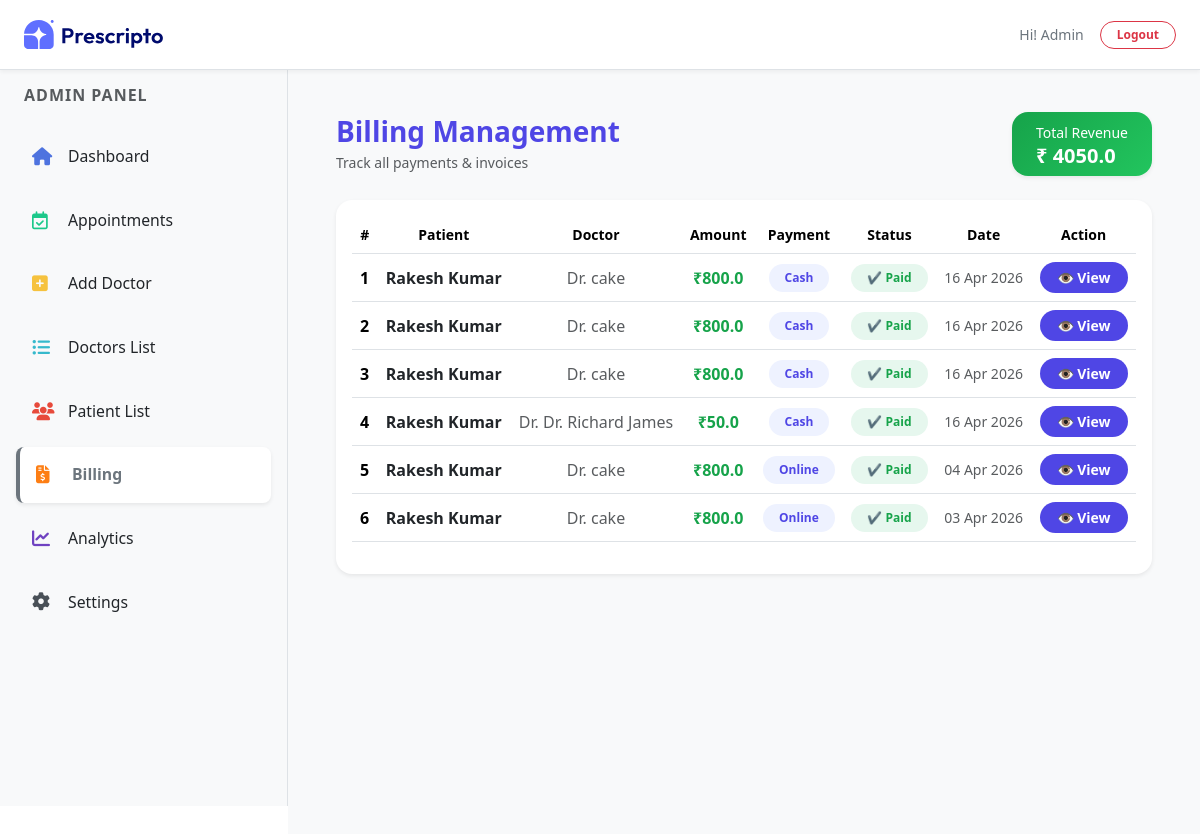
Before: /billing/ (signed in) with the older database file.
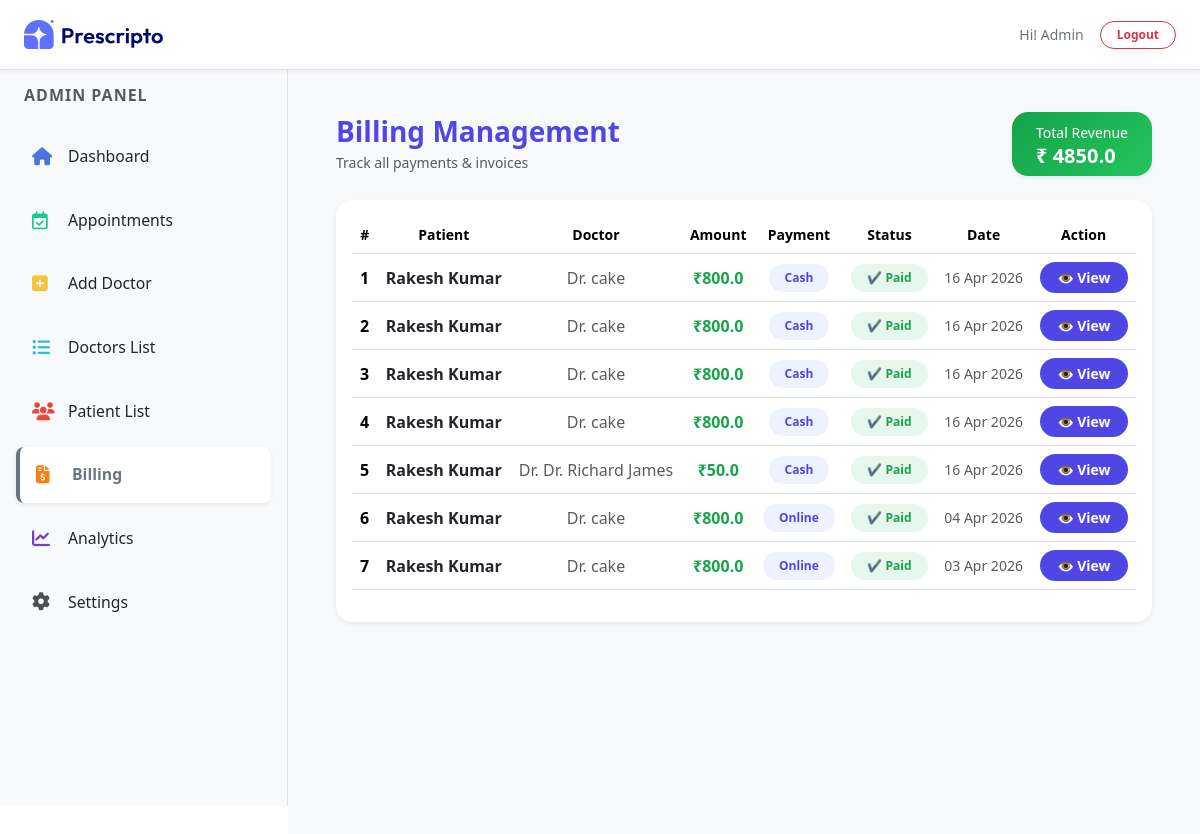
After: the same page with the newer database file.
### appointment/models.py (models this page shows, shortened)
class Billing(models.Model):
    PAYMENT_STATUS = (
        ('Paid', 'Paid'),
        ('Unpaid', 'Unpaid'),
    )
    appointment = models.OneToOneField(Appointment, on_delete=models.CASCADE)
    amount = models.FloatField()
    payment_status = models.CharField(max_length=10, choices=PAYMENT_STATUS, default='Unpaid')
    created_at = models.DateTimeField(auto_now_add=True)

class Appointment(models.Model):
    STATUS_CHOICES = (
        ('Pending', 'Pending'),
        ('Approved', 'Approved'),
        ('Cancelled', 'Cancelled'),
    )
    PAYMENT_METHOD = (
        ('Cash', 'Cash'),
        ('Online', 'Online'),
    )
    user = models.ForeignKey(
        Patients,
        on_delete=models.CASCADE,
        related_name='appointments'
    )
    doctor = models.ForeignKey(Doctor, on_delete=models.CASCADE)
    appointment_date = models.DateField()
    appointment_time = models.TimeField()
    status = models.CharField(max_length=10, choices=STATUS_CHOICES, default='Pending')
    payment_method = models.CharField(max_length=10, choices=PAYMENT_METHOD, default='Cash')
    is_billed = models.BooleanField(default=False)
    created_at = models.DateTimeField(auto_now_add=True)

class Patients(models.Model):
    username = models.CharField(max_length=100)
    email = models.EmailField()
    password = models.CharField(max_length=100)
    phone = models.CharField(max_length=15, blank=True)
    city = models.CharField(max_length=100, blank=True)
    address = models.TextField(blank=True)
    profile_image = CloudinaryField('image', folder='patients_image')

class Doctor(models.Model):
    image = CloudinaryField('image', folder='doctor_image')
    name = models.CharField(max_length=100)
    email = models.EmailField()
    username = models.CharField(max_length=255, unique=True)
    password = models.CharField(max_length=100)
    experience = models.IntegerField()
    fees = models.FloatField()
    category = models.ForeignKey(Category, on_delete=models.CASCADE)
    degree = models.CharField(max_length=50)
    about = models.TextField()
    address = models.TextField()
    available = models.BooleanField(default=True)

### appointment/views.py (the view)
# urls.py: path('billing/', views.billing, name='billing'),
@login_required(login_url='/dash_login')
@staff_member_required
def billing(request):
    bills = Billing.objects.select_related(
        'appointment__user',
        'appointment__doctor'
    ).order_by('-created_at')
    total_revenue = bills.filter(
        payment_status='Paid'
    ).aggregate(total=Sum('amount'))['total'] or 0
    context = {
        'bills': bills,
        'total_revenue': total_revenue,
        'action': 'billing',
        "role": "admin"
    }
    return render(request, 'dashboard/billing.html', context)

### templates/dashboard/billing.html (shortened to what this page needs)
{% extends "dashboard/layout.html" %}
{% load static %}
{% block contant %}
<section class="p-5 bg-light" style="width: 100%; min-height:100vh; margin-top: 64px; margin-left: 18rem; padding: 20px;">
    <div class="d-flex justify-content-between align-items-center mb-4" data-aos="fade-down">
        <div>
            <h3 class="fw-bold mb-1" style="color:#4f46e5;">Billing Management</h3>
            <p class="text-muted small mb-0">Track all payments & invoices</p>
        </div>
        <div class="px-4 py-2 rounded-4 text-white shadow-sm"
            style="background: linear-gradient(135deg,#16a34a,#22c55e);">
            <small>Total Revenue</small>
            <h5 class="mb-0 fw-bold">₹ {{ total_revenue|default:"0" }}</h5>
        </div>
    </div>
    <div class="bg-white rounded-4 shadow-sm p-3" data-aos="fade-up">
        <div class="table-responsive">
            <table class="table align-middle text-center">
                <thead style="background:#f1f5f9;">
                    <tr class="text-secondary small">
                        <th>#</th>
                        <th>Patient</th>
                        <th>Doctor</th>
                        <th>Amount</th>
                        <th>Payment</th>
                        <th>Status</th>
                        <th>Date</th>
                        <th>Action</th>
                    </tr>
                </thead>
                <tbody>
                    {% for bill in bills %}
                    <tr style="transition:0.3s;"
                        onmouseover="this.style.background='#f9fafb'"
                        onmouseout="this.style.background=''">
                        <td class="fw-semibold">{{ forloop.counter }}</td>
                        <td class="fw-semibold text-dark">
                            {{ bill.appointment.user.username }}
                        </td>
                        <td class="text-muted">
                            Dr. {{ bill.appointment.doctor.name }}
                        </td>
                        <td class="fw-bold" style="color:#16a34a;">
                            ₹{{ bill.amount }}
                        </td>
                        <td>
                            <span class="badge px-3 py-2 rounded-pill"
                                style="background:#eef2ff; color:#4f46e5;">
                                {{ bill.appointment.payment_method }}
                            </span>
                        </td>
                        <td>
                            {% if bill.payment_status == 'Paid' %}
                                <span class="badge px-3 py-2 rounded-pill"
                                    style="background:#e6f7ee; color:#16a34a;">
                                    ✔ Paid
                                </span>
                            {% else %}
                                <span class="badge px-3 py-2 rounded-pill"
                                    style="background:#ffeaea; color:#dc2626;">
                                    ✖ Unpaid
                                </span>
                            {% endif %}
                        </td>
                        <td class="text-muted small">
                            {{ bill.created_at|date:"d M Y" }}
                        </td>
                        <td>
                            <a href="{% url 'billing_invoice' bill.id %}"
                                class="btn btn-sm rounded-pill px-3 fw-semibold"
                                style="background:#4f46e5; color:white; transition:0.3s;"
                                onmouseover="this.style.background='#4338ca'"
                                onmouseout="this.style.background='#4f46e5'" target="_blank">
                                👁 View
                            </a>
                        </td>
                    </tr>
                    {% endfor %}
                </tbody>
            </table>
        </div>
    </div>
</section>
{% endblock contant %}

Changed rows visible on the page:
added Billing: appointment.user.username "Rakesh Kumar", appointment.doctor.name "cake", amount "800.0", appointment.payment_method "Cash", payment_status "✔ Paid", created_at "16 Apr 2026"
Other visible differences:
{{ total_revenue|default:"0" }}: "4050.0" → "4850.0"
